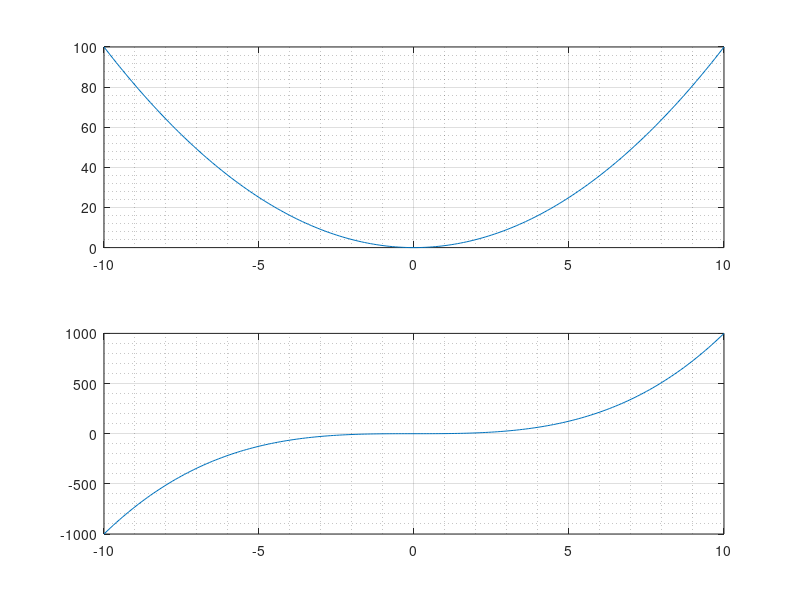

MATLAB code to generate this figure:
n = 10;
t = -n:0.1:n;
y1 = t.^2;
y2 = t.^3;
subplot(2,1,1); 
plot(t,y1);    
grid on         
grid minor
subplot(2,1,2);
plot(t,y2);    
grid on        
grid minor     
